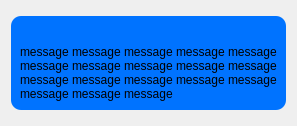
<?xml version="1.0" encoding="UTF-8"?>
<ui version="4.0">
 <class>recevierMessage</class>
 <widget class="QWidget" name="recevierMessage">
  <property name="geometry">
   <rect>
    <x>0</x>
    <y>0</y>
    <width>263</width>
    <height>126</height>
   </rect>
  </property>
  <property name="sizePolicy">
   <sizepolicy hsizetype="Maximum" vsizetype="Preferred">
    <horstretch>0</horstretch>
    <verstretch>0</verstretch>
   </sizepolicy>
  </property>
  <property name="windowTitle">
   <string>Form</string>
  </property>
  <property name="styleSheet">
   <string notr="true">QGroupBox {
	border:none;
}</string>
  </property>
  <layout class="QVBoxLayout" name="verticalLayout_2">
   <item>
    <widget class="QGroupBox" name="groupBox">
     <property name="sizePolicy">
      <sizepolicy hsizetype="Fixed" vsizetype="Fixed">
       <horstretch>0</horstretch>
       <verstretch>0</verstretch>
      </sizepolicy>
     </property>
     <property name="styleSheet">
      <string notr="true">QGroupBox {
	background-color: rgb(0, 115, 255);
	border:none;
	border-radius:10px;
}</string>
     </property>
     <property name="title">
      <string/>
     </property>
     <layout class="QVBoxLayout" name="verticalLayout">
      <item>
       <widget class="QLabel" name="usernameLabel">
        <property name="sizePolicy">
         <sizepolicy hsizetype="Fixed" vsizetype="Fixed">
          <horstretch>0</horstretch>
          <verstretch>0</verstretch>
         </sizepolicy>
        </property>
        <property name="styleSheet">
         <string notr="true">QLabel {
	color:gray;
}</string>
        </property>
        <property name="text">
         <string/>
        </property>
        <property name="alignment">
         <set>Qt::AlignLeading|Qt::AlignLeft|Qt::AlignTop</set>
        </property>
        <property name="wordWrap">
         <bool>true</bool>
        </property>
       </widget>
      </item>
      <item>
       <widget class="QLabel" name="messageLabel">
        <property name="sizePolicy">
         <sizepolicy hsizetype="Fixed" vsizetype="Fixed">
          <horstretch>0</horstretch>
          <verstretch>0</verstretch>
         </sizepolicy>
        </property>
        <property name="styleSheet">
         <string notr="true">QLabel {
	color:black;
}</string>
        </property>
        <property name="text">
         <string>message message message message message message message message message message message message message message message message message message </string>
        </property>
        <property name="alignment">
         <set>Qt::AlignLeading|Qt::AlignLeft|Qt::AlignTop</set>
        </property>
        <property name="wordWrap">
         <bool>true</bool>
        </property>
       </widget>
      </item>
     </layout>
    </widget>
   </item>
  </layout>
 </widget>
 <resources/>
 <connections/>
</ui>
